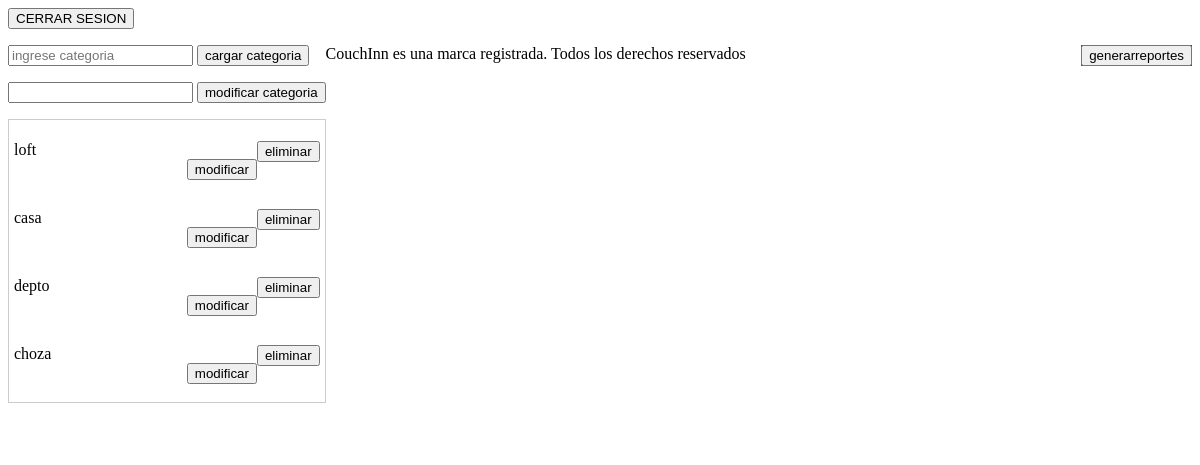
The app's page /adminseccion/modificarcategoria.php (signed in) with its own data.
### tables this page shows
CREATE TABLE `categoria` (
  `id_categoria` int(11) NOT NULL,
  `nombre` varchar(45) NOT NULL
);

### adminseccion/modificarcategoria.php (the view, shortened to what this page needs)
<?php
	if ($_SESSION['log']){
?>
    <head>
           <link rel="stylesheet" type="text/css" href="admin.css">
    </head>
    <header>
              <form  method="get" action="ingresar.php">
                  <button action="logout2.php">CERRAR SESION</button>
              </form>
    </header>
	<body>
       <div id="contenedorgeneral">
			<div id="contenidoadmin">
			<form name="cargar" method="POST" action="funciones.php">
				<input name="categoria" placeholder="ingrese categoria" />
				<button name="nuevacategoria" type="submit" onclick="">cargar categoria</button>
			</form >
				<form name="mod" method="POST" action="modificarconsulta.php">
				<?php
				echo '<input name="modcategoria" value="'.$_POST['nombre'].'" />';
				?>
				<button name="modificarcategoria" type="submit" onclick="">modificar categoria</button>
			</form >
			<?php
				   $link = conectar();
				   $sql='SELECT nombre
						  FROM categoria ';
				   $categorias = mysqli_query($link , $sql);
					echo '<ul cellpadding="0" cellspacing="0" class="db-table">';
					 while ($row = mysqli_fetch_assoc($categorias))
								  {
								  echo '<li>';
								  echo '<form method="POST" action="eliminarcategoria.php" ><input type="hidden" name="nombre" value="'.$row['nombre'].'">';
								  echo '<button type="submit" name="eliminar">eliminar</button></form>';
								  echo $row['nombre'];
								  echo '<form method="POST" action="modificarcategoria.php" ><input type="hidden" name="nombre" value="'.$row['nombre'].'">';
								  echo '<button type="submit" name="modificar">modificar</button></form>';
								  echo '</li>';
								  echo '<br>';
					  }
						echo '</ul><br />';
								?>
			</div>
			<div id="generarreportes">
			<button name="generarreportes">generarreportes</button>
			</div>
		</div>
	<footer> <p>CouchInn es una marca registrada. Todos los derechos reservados</p> </footer>
	<?php } ?>

### adminseccion/admin.css (style rules this page uses)
div #contenidoadmin { background-color: white; float: left; }
div #generarreportes { float:right; background-color: red; }
ul.db-table { list-style-type: none; border:1px solid #ccc; padding: 5px; }
li button { float: right; }

### records on screen
categoria: nombre "loft"
categoria: nombre "casa"
categoria: nombre "depto"
categoria: nombre "choza"
